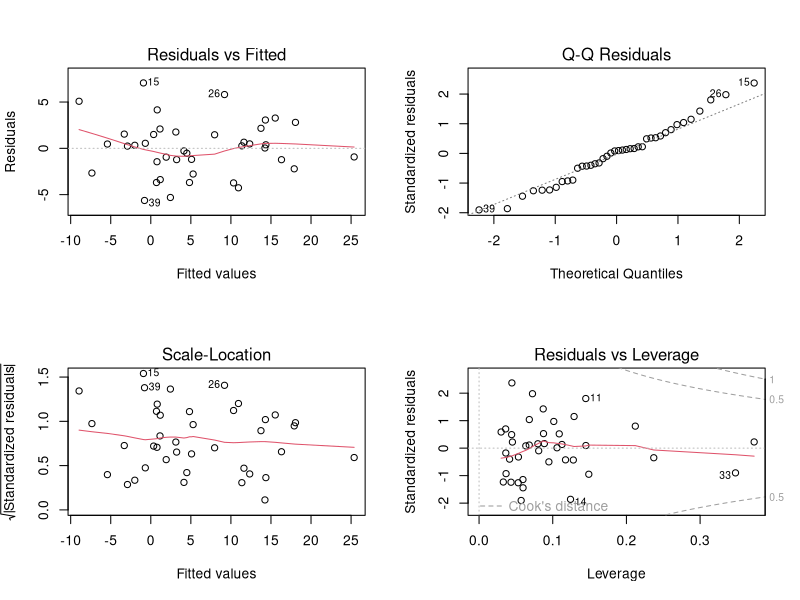

Here is the R script that generated this plot:
# Dane symulowane y - zmienna zalezna,
# x1, x2, x3 - zmienne objasniajace (sztuczny przypadek braku skorelowania,
# zmienne o wartosciach oczekiwanych 0 i odchyleniu standardowym 1)

bsym <- round(runif(4, 1, 10), 1)
obj <- sum(bsym[-1] ^ 2)
# Wspolczynnik determinacji R2
R2 <- 0.9
sigeps <- ((1 - R2) / R2 * obj) ^ 0.5
sta <- matrix(rnorm(160), ncol = 4)
xsym <- sta[, -4]
ysym <- bsym[1] + xsym %*% bsym[-1] + sigeps * sta[, 4]

# Oszacowanie modelu (dla symulowanych danych) z wykorzystaniem
# kalsycznej metody najmniejszych kwadratow (minimalizacja kryterium
# najmniejszych kwadratow)
X <- cbind(1, xsym)
y <- ysym

# Estymator KMNK
# b = (X'X)^(-1) * X'y

b <- solve(t(X) %*% X) %*% t(X) %*% y

# Wariancja skladnika resztowego
# se2 = 1/(n-(k+1)) * (y'y-y'X(X'X)^(-1)X'y) = 1/(n-(k+1)) * (y'y-b'(X'X)b)

se2 <- 1 / (dim(X)[1] - dim(X)[2]) * (t(y) %*% y - t(y) %*% X %*% solve(t(X) %*%
                                                                     X) %*% t(X) %*% y)

# Wektor bledow standardowych estymatorow b, ktorego elementami sa
# pierwiastki z element?w macierzy kowariancji estymatorow:
# ^Var(b) = se2*(X'X)^(-1)
# Bledy standardowe estymatorow b:
# sb = diag(se2*Vb)^0.5 = (se2*diag(Vb))^0.5

sb <- (se2 * diag(solve(t(X) %*% X))) ^ 0.5

# test t istotnosci parametrow beta
t <- b / sb

# p-value dla testu t
nu <- (dim(X)[1] - dim(X)[2])  # liczba stopni swobody dla statystyki t-Studenta
pval <- 2 * pt(-abs(t), nu)

res <- cbind(b, sb, t, pval)
colnames(res) <- c("Estimate", "Std. Error", "t value", "Pr(>|t|)")
rownames(res) <- paste("b", 0:3, sep ="")

###################
# Alternatywny zapis dzialan w ramach opt. kryt. NK
# X'X
xtx <- crossprod(X)
# X'y
xty <- crossprod(X, y)
# (X'X)^(-1)
xtxodw <- solve(xtx)

# b =(X'x)^(-1)X'y
b <- xtxodw %*% xty

# se2 = 1/(n-(k+1)) * (y'y-b'(X'X)b)
yty <- crossprod(y)
se2 <- 1 / (dim(X)[1] - dim(X)[2]) * (yty - t(b) %*% xtx %*% b)

# sb = diag(se2*Vb)^0.5 = (se2*diag(Vb))^0.5 = (se2*diag((X'X)^(-1)))^0.5

sb <- (se2 * diag(xtxodw)) ^ 0.5

# test t istotnosci parametrow beta
t <- b / sb

# p-value dla testu t
nu <- (dim(X)[1] - dim(X)[2])  # liczba stopni swobody dla statystyki t-Studenta
pval <- 2 * pt(-abs(t), nu)

res <- cbind(b, sb, t, pval)
colnames(res) <- c("Estimate", "Std. Error", "t value", "Pr(>|t|)")
rownames(res) <- paste("b", 0:3, sep ="")

################
# Wyniki wbudowanej funkcji lm dla porownania wynikow
l <- lm(y ~ X[, -1])
summary(l)
par(mfrow = c(2, 2))
plot(l)
